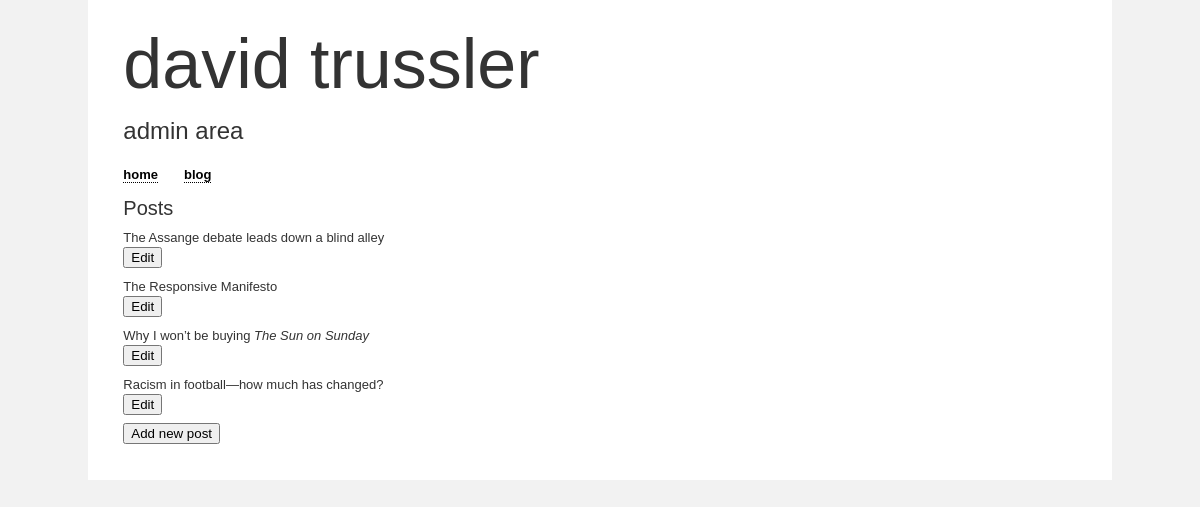
Page /admin/blog.php on the committed database.
### tables this page shows
CREATE TABLE IF NOT EXISTS `blog_posts` (
  `postId` int(11) NOT NULL AUTO_INCREMENT,
  `titleId` tinytext,
  `timestamp` timestamp NOT NULL DEFAULT CURRENT_TIMESTAMP ON UPDATE CURRENT_TIMESTAMP,
  `title` tinytext,
  `body` text,
  PRIMARY KEY (`postId`)
);

### davidTrussler/constants/environment.php (called while the page is built, shortened)
<?php
$DOC_ROOT = '/home/davidtrussler/public_html/davidtrussler';
?>

### davidTrussler/blog/blog_login.php (called while the page is built)
<?php
$server = 'localhost';
$user = 'root';
$password = '';
$database = 'davidtrussler';
?>

### classes/weblog.php (called while the page is built, shortened)
<?php
class Weblog {
	private $mysqli;
	function __construct($DOC_ROOT) {
		include ($DOC_ROOT.'/blog/blog_login.php');
		$this->ser = $server;
		$this->use = $user;
		$this->pas = $password;
		$this->dat = $database;
		$this->mysqli = new mysqli($this->ser, $this->use, $this->pas, $this->dat);
	}
	public function getPostIds($tagNameId, $month) {
		$postIdArray = array();
		if ($this->mysqli->connect_errno) {
			return 'Error: could not connect to database!';
			exit();
		} else {
			if ($tagNameId) {
				$query = "SELECT blog_tags.postId FROM blog_tags WHERE blog_tags.tagNameId=$tagNameId ORDER BY (SELECT timestamp FROM blog_posts WHERE postId=blog_tags.postId) DESC";
			} else {
				$query = "SELECT postId FROM blog_posts ORDER BY timestamp DESC";
			}
			$result = $this->mysqli->query($query);
			if (!$result) {
				return 'Error: no results!';
			} else {
				while($row = $result->fetch_row()) {
					array_push($postIdArray, $row[0]);
				}
			}
			return $postIdArray;
		}
	}
	public function getPost($postId) {
		if ($this->mysqli->connect_errno) {
			return 'Error: could not connect to database!';
			exit();
		} else {
			$query = "SELECT * FROM blog_posts WHERE postId=$postId";
			$result = $this->mysqli->query($query);
			if (!$result) {
				return 'Error: no results!';
			} else {
				$postArray = $result->fetch_assoc();
				$query = "SELECT blog_tags.tagNameId, blog_tag_names.name FROM blog_tags, blog_tag_names WHERE blog_tags.postId=$postId AND blog_tag_names.tagNameId=blog_tags.tagNameId ORDER BY blog_tag_names.name";
				$result = $this->mysqli->query($query);
				if (!$result) {
					return 'Error: no results!';
				} else {
					$tagArray = array();
					$i = 0;
					while($row = $result->fetch_row()) {
						$tagArray[$i] = array('tagNameId'=>$row[0], 'name'=>$row[1]);
						$i++;
					}
				}
				$postArray['tags'] = $tagArray;
			}
			return $postArray;
		}
	}
}
?>

### admin/blog.php (the view, shortened to what this page needs)
<?php
include ('../classes/weblog.php');
include ('includes/adminHeader.php');
$weblog = new Weblog($DOC_ROOT);
?>
<h3>Posts</h3>
<?php
echo '<ul>';
$postIdArray = $weblog->getPostIds('', '');
foreach ($postIdArray as $postId) {
	$post = $weblog->getPost($postId);
	$title = html_entity_decode($post['title']);
?>
	<li>
		<?php echo $title; ?>
		<form action="edit.php" method="post">
			<button type="submit">Edit</button>
		</form>
	</li>
<?php
	}
echo '</ul>';
?>
<form action="edit.php" method="post">
	<button type="submit">Add new post</button>
</form>
<?php
include('includes/adminFooter.php');
?>

### davidTrussler/css/dtPage.css (style rules this page uses)
body { text-align: center; padding: 0; margin: 0; border: 0; background-color: rgb(242,242,242); color: #333333; font-size: 62.5%; }
p, h1, h4, li, .credit, label, input, textarea, th, td { font-family: Verdana, "Lucida Sans Unicode", "Lucida Sans", "Lucida Grande", sans-serif; }
p, li, label, input, textarea, th, td { line-height: 1.5; margin: 0 0 0.65em; padding: 0; }
p, li, label, input, textarea, th, td { font-size: 1.3em; }
h2, h3, h5, .strong { font-family: "Arial Black", Gadget, sans-serif; }
h2, h3, h4, h5, ul { margin: 0 0 .5em 0; padding: 0; font-weight: normal; }
ul { list-style-type: none; }
h3 { font-size: 2em; line-height: 1; }
.namedTitle { font-style: italic; }

### rows in the picture
blog_posts: title "The Assange debate leads down a blind alley"
blog_posts: title "The Responsive Manifesto"
blog_posts: title "Why I won’t be buying The Sun on Sunday"
blog_posts: title "Racism in football—how much has changed?"
